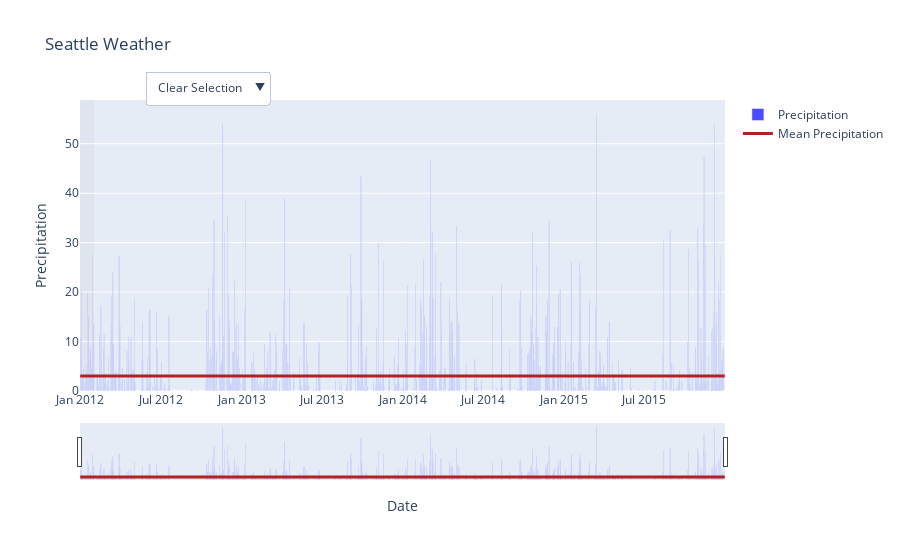

Notebook cell for this chart:
### Code cell
import plotly.graph_objects as go
from vega_datasets import data

# Load data
source = data.seattle_weather()

# Create figure
fig = go.Figure()

# Add bar chart
bars = fig.add_trace(go.Bar(
    x=source['date'],
    y=source['precipitation'],
    opacity=0.7,
    marker_color='blue',
    name='Precipitation'
))

# Calculate mean precipitation
mean_precipitation = source['precipitation'].mean()

# Add line chart for mean precipitation
line = fig.add_trace(go.Scatter(
    x=source['date'],
    y=[mean_precipitation] * len(source),  # Ensure the same length as the x-axis data
    mode='lines',
    line=dict(color='firebrick', width=3),
    name='Mean Precipitation'
))

# Update layout with selection interval
fig.update_layout(
    xaxis=dict(title='Date',
               rangeslider={"visible":True},
               type="date"),
    yaxis=dict(title='Precipitation'),
    title='Seattle Weather',
    shapes=[dict(
        type='rect',
        xref='x',
        yref='paper',
        x0='2012-01-01',
        y0=0,
        x1='2012-02-01',
        y1=1,
        fillcolor='rgba(0,0,0,0.1)',
        opacity=0.3,
        layer='below',
        line_width=0,
    )]
)

# Add a bottom panel for selection
fig.update_layout(
    updatemenus=[
        dict(
            buttons=[
                dict(
                    args=[{"shapes": []}],
                    label="Clear Selection",
                    method="relayout"
                )
            ],
            direction="down",
            showactive=False,
            x=0.1,
            xanchor="left",
            y=1.1,
            yanchor="top"
        )
    ]
)

# Show the plot
fig.show()

### Figure 1 — Plotly figure (JSON) as saved in the notebook; plotly's stock layout.template omitted (floating-point values rounded to 4 significant figures; data arrays with more than 128 entries replaced by an {"elided": "..."} marker saying what was removed)
{"data": [{"marker": {"color": "blue"}, "name": "Precipitation", "opacity": 0.7, "type": "bar", "x": {"elided": "1461 str values"}, "y": {"elided": "1461 float values"}}, {"line": {"color": "firebrick", "width": 3}, "mode": "lines", "name": "Mean Precipitation", "type": "scatter", "x": {"elided": "1461 str values"}, "y": {"elided": "1461 float values"}}], "layout": {"shapes": [{"fillcolor": "rgba(0,0,0,0.1)", "layer": "below", "line": {"width": 0}, "opacity": 0.3, "type": "rect", "x0": "2012-01-01", "x1": "2012-02-01", "xref": "x", "y0": 0, "y1": 1, "yref": "paper"}], "title": {"text": "Seattle Weather"}, "updatemenus": [{"buttons": [{"args": [{"shapes": []}], "label": "Clear Selection", "method": "relayout"}], "direction": "down", "showactive": false, "x": 0.1, "xanchor": "left", "y": 1.1, "yanchor": "top"}], "xaxis": {"rangeslider": {"visible": true}, "title": {"text": "Date"}, "type": "date"}, "yaxis": {"title": {"text": "Precipitation"}}}}
